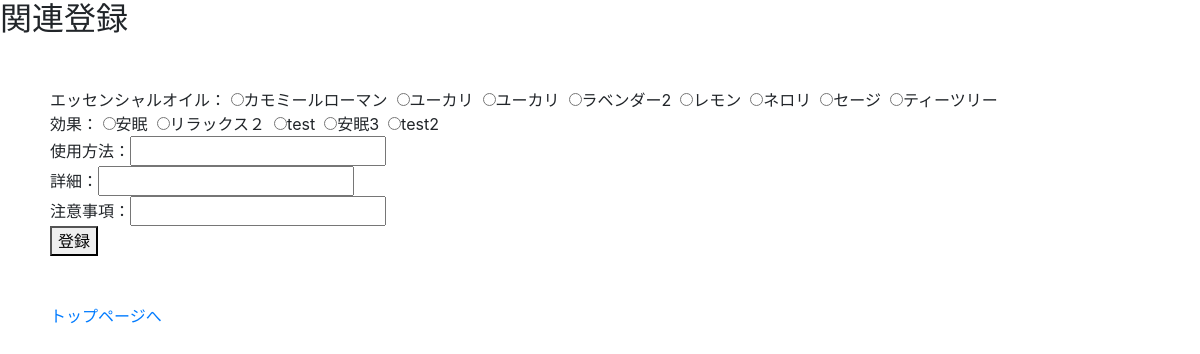
Page /relation_register.php on the earlier database version.
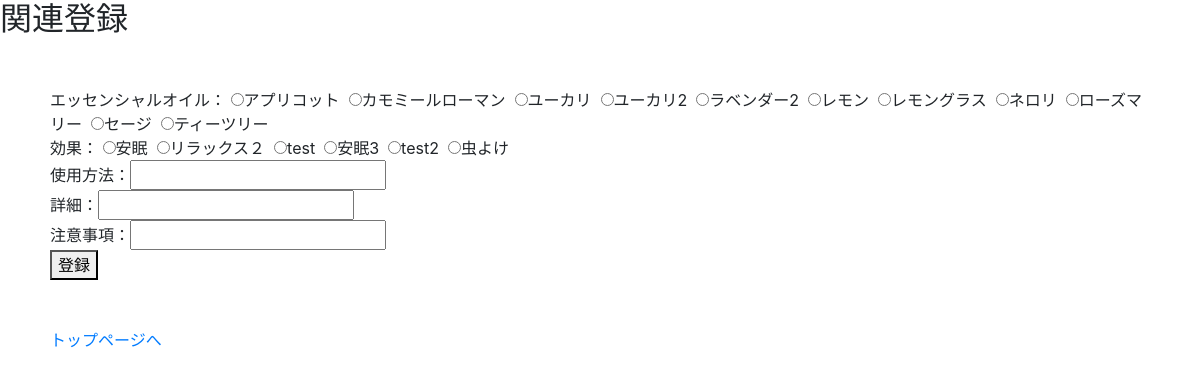
Same page on the later database version.
### tables this page shows
CREATE TABLE `essential_oils` (
  `id` int(11) NOT NULL AUTO_INCREMENT,
  `name` varchar(255) NOT NULL,
  `scientific_name` varchar(255) NOT NULL,
  `plant_name` varchar(255) NOT NULL,
  `extraction` varchar(255) NOT NULL,
  `aroma` varchar(255) NOT NULL,
  `caution` varchar(255) NOT NULL,
  `english_name` varchar(255) NOT NULL,
  `user_id` int(11) NOT NULL,
  `image` varchar(255) NOT NULL,
  `created_at` timestamp NOT NULL DEFAULT CURRENT_TIMESTAMP,
  PRIMARY KEY (`id`),
  UNIQUE KEY `name` (`name`),
  KEY `user_id` (`user_id`),
  CONSTRAINT `essential_oils_ibfk_1` FOREIGN KEY (`user_id`) REFERENCES `users` (`id`) ON DELETE CASCADE ON UPDATE CASCADE
);

CREATE TABLE `effects` (
  `id` int(11) NOT NULL AUTO_INCREMENT,
  `effect` varchar(255) NOT NULL,
  `content` varchar(255) NOT NULL,
  `caution` varchar(255) NOT NULL,
  `user_id` int(11) NOT NULL,
  `created_at` timestamp NOT NULL DEFAULT CURRENT_TIMESTAMP,
  PRIMARY KEY (`id`),
  UNIQUE KEY `effect` (`effect`),
  KEY `user_id` (`user_id`),
  CONSTRAINT `effects_ibfk_1` FOREIGN KEY (`user_id`) REFERENCES `users` (`id`) ON DELETE CASCADE ON UPDATE CASCADE
);

### relation_register.php (called while the page is built, shortened)
<?php
    require_once 'DAOs/OilDAO.php';
    require_once 'DAOs/EffectDAO.php';
    $oils = OilDAO::get_all_oils_sort();
    $effects = EffectDAO::get_all_effects();
    include_once 'views/relation_register_view.php';

### DAOs/OilDAO.php (called while the page is built, shortened)
<?php
    class OilDAO extends DAO{
        public static function get_all_oils_sort(){
            try{
                $pdo = self::get_connection();
                $stmt = $pdo->query('SELECT * FROM essential_oils ORDER BY english_name ASC');
                $stmt->setFetchMode(PDO::FETCH_CLASS|PDO::FETCH_PROPS_LATE, 'Oil');
                $oils = $stmt->fetchAll();
            }catch(PDOException $e){
            }finally{
                self::close_connection($pdo, $stmt);
            }
            return $oils;
        }
    }

### DAOs/EffectDAO.php (called while the page is built, shortened)
<?php
    class EffectDAO extends DAO{
        public static function get_all_effects(){
            try{
                $pdo = self::get_connection();
                $stmt = $pdo->query('SELECT * FROM effects');
                $stmt->setFetchMode(PDO::FETCH_CLASS|PDO::FETCH_PROPS_LATE, 'Effect');
                $effects = $stmt->fetchAll();
            }catch(PDOException $e){
            }finally{
                self::close_connection($pdo, $stmt);
            }
            return $effects;
        }
    }

### views/relation_register_view.php (the view, shortened to what this page needs)
<!DOCTYPE html>
<html lang="ja">
    <head>
        <link rel="stylesheet" href="https://stackpath.bootstrapcdn.com/bootstrap/4.3.1/css/bootstrap.min.css">
        <link rel="stylesheet" href="css/style.css">
    </head>
    <body>
        <h2>関連登録</h2>
        <div class="relations">
            <form action="relation_create.php" method="POST" >
                エッセンシャルオイル：
                <?php foreach($oils as $oil): ?>
                <input type="radio" name="oil" value="<?= $oil->id ?>"><?= $oil->name ?>&nbsp;
                <?php endforeach; ?>
                <br>
                効果：
                <?php foreach($effects as $effect): ?>
                <input type="radio" name="effect" value="<?= $effect->id ?>"><?= $effect->effect ?>&nbsp;
                <?php endforeach; ?>
                <br>
                使用方法：<input type="text" name="howto"><br>
                詳細：<input type="text" name="content"><br>
                注意事項：<input type="text" name="caution"><br>
                <button type="submit">登録</button>
            </form>
            <br><br>
            <p1><a href="mypage_top.php">トップページへ</a></p1>
        </div>
    </body>
</html>

Differences in the rows shown:
added essential_oils: name "アプリコット"
changed essential_oils: name "ユーカリ" → "ユーカリ2"
added essential_oils: name "レモングラス"
added essential_oils: name "ローズマリー"
added effects: effect "虫よけ"
